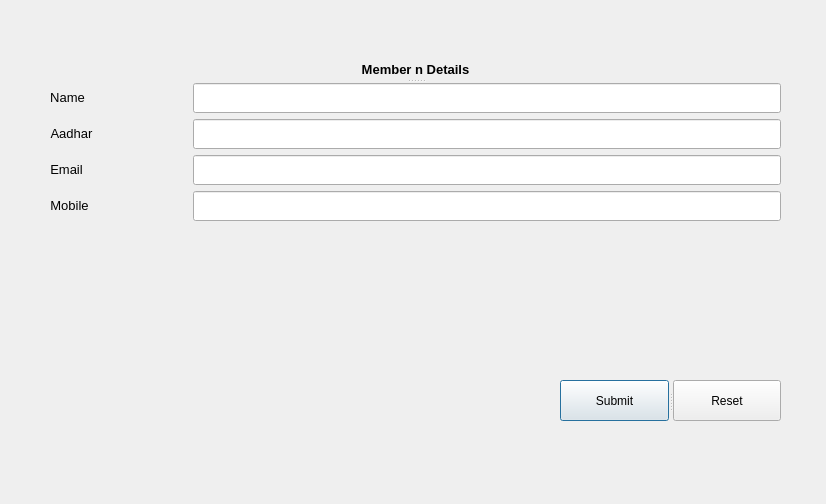
<?xml version="1.0" encoding="UTF-8"?>
<ui version="4.0">
 <class>Dialog</class>
 <widget class="QDialog" name="Dialog">
  <property name="geometry">
   <rect>
    <x>0</x>
    <y>0</y>
    <width>826</width>
    <height>504</height>
   </rect>
  </property>
  <property name="windowTitle">
   <string>Dialog</string>
  </property>
  <widget class="QSplitter" name="splitter_2">
   <property name="geometry">
    <rect>
     <x>560</x>
     <y>380</y>
     <width>221</width>
     <height>41</height>
    </rect>
   </property>
   <property name="minimumSize">
    <size>
     <width>0</width>
     <height>0</height>
    </size>
   </property>
   <property name="orientation">
    <enum>Qt::Horizontal</enum>
   </property>
   <widget class="QPushButton" name="pushButton">
    <property name="text">
     <string>Submit</string>
    </property>
   </widget>
   <widget class="QPushButton" name="pushButton_2">
    <property name="text">
     <string>Reset</string>
    </property>
   </widget>
  </widget>
  <widget class="QSplitter" name="splitter">
   <property name="geometry">
    <rect>
     <x>50</x>
     <y>60</y>
     <width>731</width>
     <height>201</height>
    </rect>
   </property>
   <property name="orientation">
    <enum>Qt::Vertical</enum>
   </property>
   <widget class="QLabel" name="label_10">
    <property name="text">
     <string>&lt;html&gt;&lt;head/&gt;&lt;body&gt;&lt;p align=&quot;center&quot;&gt;&lt;span style=&quot; font-size:10pt; font-weight:600;&quot;&gt;Member n Details&lt;/span&gt;&lt;/p&gt;&lt;/body&gt;&lt;/html&gt;</string>
    </property>
   </widget>
   <widget class="QWidget" name="layoutWidget">
    <layout class="QFormLayout" name="formLayout">
     <property name="horizontalSpacing">
      <number>100</number>
     </property>
     <item row="0" column="0">
      <widget class="QLabel" name="label">
       <property name="minimumSize">
        <size>
         <width>0</width>
         <height>30</height>
        </size>
       </property>
       <property name="text">
        <string>&lt;html&gt;&lt;head/&gt;&lt;body&gt;&lt;p align=&quot;center&quot;&gt;&lt;span style=&quot; font-size:10pt;&quot;&gt;Name&lt;/span&gt;&lt;/p&gt;&lt;/body&gt;&lt;/html&gt;</string>
       </property>
      </widget>
     </item>
     <item row="0" column="1">
      <widget class="QLineEdit" name="lineEdit">
       <property name="minimumSize">
        <size>
         <width>0</width>
         <height>30</height>
        </size>
       </property>
      </widget>
     </item>
     <item row="1" column="0">
      <widget class="QLabel" name="label_2">
       <property name="minimumSize">
        <size>
         <width>0</width>
         <height>30</height>
        </size>
       </property>
       <property name="text">
        <string>&lt;html&gt;&lt;head/&gt;&lt;body&gt;&lt;p align=&quot;center&quot;&gt;&lt;span style=&quot; font-size:10pt;&quot;&gt;Aadhar&lt;/span&gt;&lt;/p&gt;&lt;/body&gt;&lt;/html&gt;</string>
       </property>
      </widget>
     </item>
     <item row="1" column="1">
      <widget class="QLineEdit" name="lineEdit_2">
       <property name="minimumSize">
        <size>
         <width>0</width>
         <height>30</height>
        </size>
       </property>
      </widget>
     </item>
     <item row="2" column="0">
      <widget class="QLabel" name="label_3">
       <property name="minimumSize">
        <size>
         <width>0</width>
         <height>30</height>
        </size>
       </property>
       <property name="text">
        <string>&lt;html&gt;&lt;head/&gt;&lt;body&gt;&lt;p align=&quot;center&quot;&gt;&lt;span style=&quot; font-size:10pt;&quot;&gt;Email&lt;/span&gt;&lt;/p&gt;&lt;/body&gt;&lt;/html&gt;</string>
       </property>
      </widget>
     </item>
     <item row="2" column="1">
      <widget class="QLineEdit" name="lineEdit_3">
       <property name="minimumSize">
        <size>
         <width>0</width>
         <height>30</height>
        </size>
       </property>
      </widget>
     </item>
     <item row="3" column="0">
      <widget class="QLabel" name="label_4">
       <property name="minimumSize">
        <size>
         <width>0</width>
         <height>30</height>
        </size>
       </property>
       <property name="text">
        <string>&lt;html&gt;&lt;head/&gt;&lt;body&gt;&lt;p align=&quot;center&quot;&gt;&lt;span style=&quot; font-size:10pt;&quot;&gt;Mobile&lt;/span&gt;&lt;/p&gt;&lt;/body&gt;&lt;/html&gt;</string>
       </property>
      </widget>
     </item>
     <item row="3" column="1">
      <widget class="QLineEdit" name="lineEdit_4">
       <property name="minimumSize">
        <size>
         <width>0</width>
         <height>30</height>
        </size>
       </property>
      </widget>
     </item>
    </layout>
   </widget>
  </widget>
 </widget>
 <resources/>
 <connections>
  <connection>
   <sender>pushButton_2</sender>
   <signal>clicked()</signal>
   <receiver>lineEdit</receiver>
   <slot>clear()</slot>
   <hints>
    <hint type="sourcelabel">
     <x>710</x>
     <y>389</y>
    </hint>
    <hint type="destinationlabel">
     <x>724</x>
     <y>114</y>
    </hint>
   </hints>
  </connection>
  <connection>
   <sender>pushButton_2</sender>
   <signal>clicked()</signal>
   <receiver>lineEdit_2</receiver>
   <slot>clear()</slot>
   <hints>
    <hint type="sourcelabel">
     <x>692</x>
     <y>381</y>
    </hint>
    <hint type="destinationlabel">
     <x>691</x>
     <y>142</y>
    </hint>
   </hints>
  </connection>
  <connection>
   <sender>pushButton_2</sender>
   <signal>clicked()</signal>
   <receiver>lineEdit_3</receiver>
   <slot>clear()</slot>
   <hints>
    <hint type="sourcelabel">
     <x>707</x>
     <y>393</y>
    </hint>
    <hint type="destinationlabel">
     <x>703</x>
     <y>183</y>
    </hint>
   </hints>
  </connection>
  <connection>
   <sender>pushButton_2</sender>
   <signal>clicked()</signal>
   <receiver>lineEdit_4</receiver>
   <slot>clear()</slot>
   <hints>
    <hint type="sourcelabel">
     <x>744</x>
     <y>380</y>
    </hint>
    <hint type="destinationlabel">
     <x>753</x>
     <y>222</y>
    </hint>
   </hints>
  </connection>
 </connections>
</ui>
